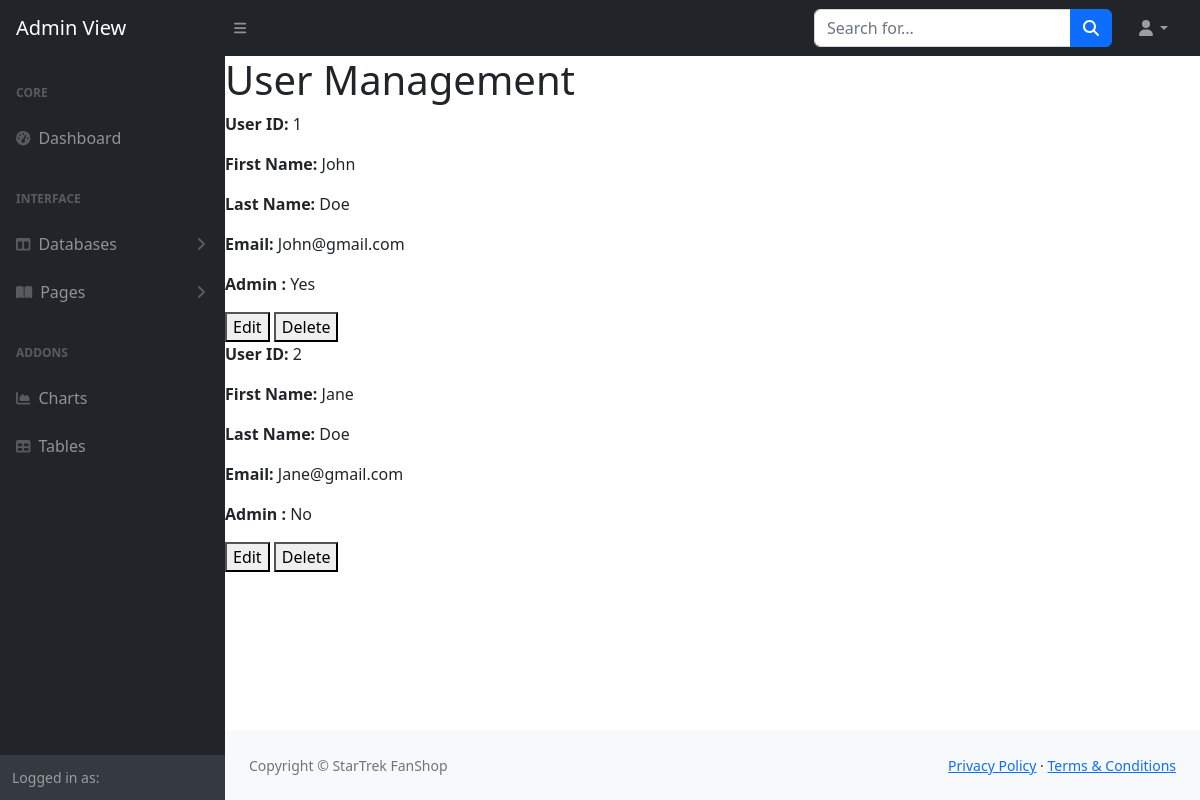
Before: /manage_users with the older database file.
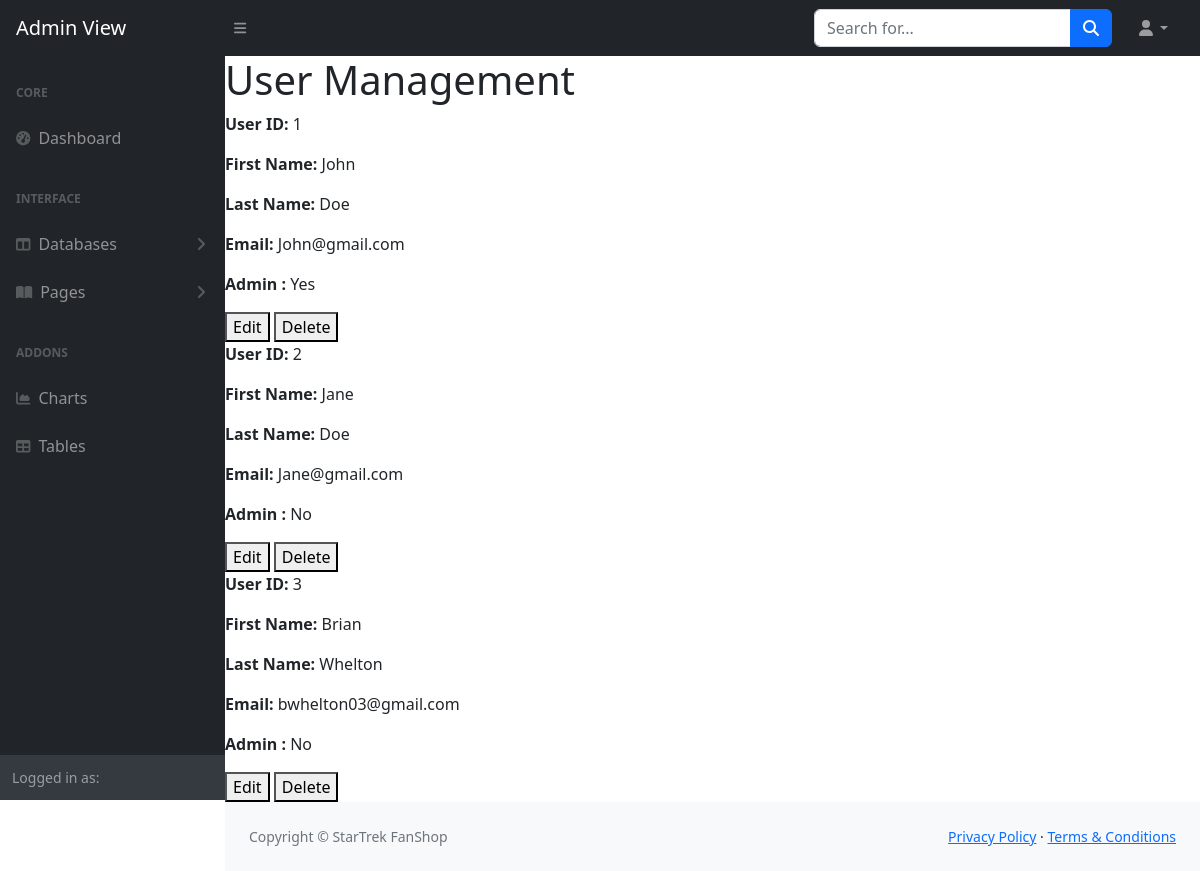
After: the same page with the newer database file.
### tables this page shows
CREATE TABLE users (
        userID INTEGER PRIMARY KEY AUTOINCREMENT,
        firstName TEXT NOT NULL,
        lastName TEXT NOT NULL,
        userEmail TEXT NOT NULL,
        userPassword TEXT NOT NULL,
        isManager BOOLEAN
    );

### app.py (the view)
@app.route('/manage_users', methods=['GET', 'POST'])
def user_management():
    if request.method == 'POST':
        pass
    else:
        userService = UserService()
        users = userService.get_all_users()
        return render_template('user_management.html', users=users)

### dao/userDAO.py (called while the page is built)
    def get_all_users(self):
        sql = '''SELECT * FROM users '''
        cursor = self.conn.execute(sql)
        row = cursor.fetchall()
        users = []
        if row:
            for row in row:
                user = User(*row)  # Assuming the Product constructor takes the values in the row
                users.append(user)
        return users

### services/UserService.py (called while the page is built)
    def get_all_users(self):
        return self.userDAO.get_all_users()

### templates/user_management.html (shortened to what this page needs)
<!DOCTYPE html>
<html lang="en">
    <head>
        <link href="https://cdn.jsdelivr.net/npm/simple-datatables@7.1.2/dist/style.min.css" rel="stylesheet" />
        <link href="{{ url_for('static', filename='css/styles_admin.css') }}" rel="stylesheet" />
    </head>
    <body class="sb-nav-fixed">
        <nav class="sb-topnav navbar navbar-expand navbar-dark bg-dark">
            <a class="navbar-brand ps-3" href="index.html">Admin View</a>
            <button class="btn btn-link btn-sm order-1 order-lg-0 me-4 me-lg-0" id="sidebarToggle" href="#!"><i class="fas fa-bars"></i></button>
            <form class="d-none d-md-inline-block form-inline ms-auto me-0 me-md-3 my-2 my-md-0">
                <div class="input-group">
                    <input class="form-control" type="text" placeholder="Search for..." aria-label="Search for..." aria-describedby="btnNavbarSearch" />
                    <button class="btn btn-primary" id="btnNavbarSearch" type="button"><i class="fas fa-search"></i></button>
                </div>
            </form>
            <ul class="navbar-nav ms-auto ms-md-0 me-3 me-lg-4">
                <li class="nav-item dropdown">
                    <a class="nav-link dropdown-toggle" id="navbarDropdown" href="#" role="button" data-bs-toggle="dropdown" aria-expanded="false"><i class="fas fa-user fa-fw"></i></a>
                </li>
            </ul>
        </nav>
        <div id="layoutSidenav">
            <div id="layoutSidenav_nav">
                <nav class="sb-sidenav accordion sb-sidenav-dark" id="sidenavAccordion">
                    <div class="sb-sidenav-menu">
                        <div class="nav">
                            <div class="sb-sidenav-menu-heading">Core</div>
                            <a class="nav-link" href={{url_for('admin_page') }}
>
                                <div class="sb-nav-link-icon"><i class="fas fa-tachometer-alt"></i></div>
                                Dashboard
                            </a>
                            <div class="sb-sidenav-menu-heading">Interface</div>
                            <a class="nav-link collapsed" href="#" data-bs-toggle="collapse" data-bs-target="#collapseLayouts" aria-expanded="false" aria-controls="collapseLayouts">
                                <div class="sb-nav-link-icon"><i class="fas fa-columns"></i></div>
                                Databases
                                <div class="sb-sidenav-collapse-arrow"><i class="fas fa-angle-down"></i></div>
                            </a>
                            <a class="nav-link collapsed" href="#" data-bs-toggle="collapse" data-bs-target="#collapsePages" aria-expanded="false" aria-controls="collapsePages">
                                <div class="sb-nav-link-icon"><i class="fas fa-book-open"></i></div>
                                Pages
                                <div class="sb-sidenav-collapse-arrow"><i class="fas fa-angle-down"></i></div>
                            </a>
                            <div class="sb-sidenav-menu-heading">Addons</div>
                            <a class="nav-link" href="">
                                <div class="sb-nav-link-icon"><i class="fas fa-chart-area"></i></div>
                                Charts
                            </a>
                            <a class="nav-link" href="">
                                <div class="sb-nav-link-icon"><i class="fas fa-table"></i></div>
                                Tables
                            </a>
                        </div>
                    </div>
                    <div class="sb-sidenav-footer">
                        <div class="small">Logged in as: {{session['session_user']}}</div>
                    </div>
                </nav>
            </div>
            <div id="layoutSidenav_content">
                <main>
                <h1>User Management</h1>
    <div class="users">
        {% for user in users %}
        <div class="user-container">
            <div class="user-details">
                <p><strong>User ID:</strong> {{ user.userID }}</p>
                <p><strong>First Name:</strong> {{ user.firstName }}</p>
                <p><strong>Last Name:</strong> {{ user.lastName }}</p>
                <p><strong>Email:</strong> {{ user.userEmail }}</p>
                <p><strong>Admin :</strong> {{ "Yes" if user.isManager == True else "No" }}</p>
            </div>
            <div class="action-buttons">
                <button>Edit</button>
                <button>Delete</button>
            </div>
        </div>
        {% endfor %}
    </div>
                </main>
                <footer class="py-4 bg-light mt-auto">
                    <div class="container-fluid px-4">
                        <div class="d-flex align-items-center justify-content-between small">
                            <div class="text-muted">Copyright &copy; StarTrek FanShop</div>
                            <div>
                                <a href="#">Privacy Policy</a>
                                &middot;
                                <a href="#">Terms &amp; Conditions</a>
                            </div>
                        </div>
                    </div>
                </footer>
            </div>
        </div>
    </body>
</html>

Changed rows visible on the page:
added users: userID "3", firstName "Brian", lastName "Whelton", userEmail "bwhelton03@gmail.com", isManager "No"
